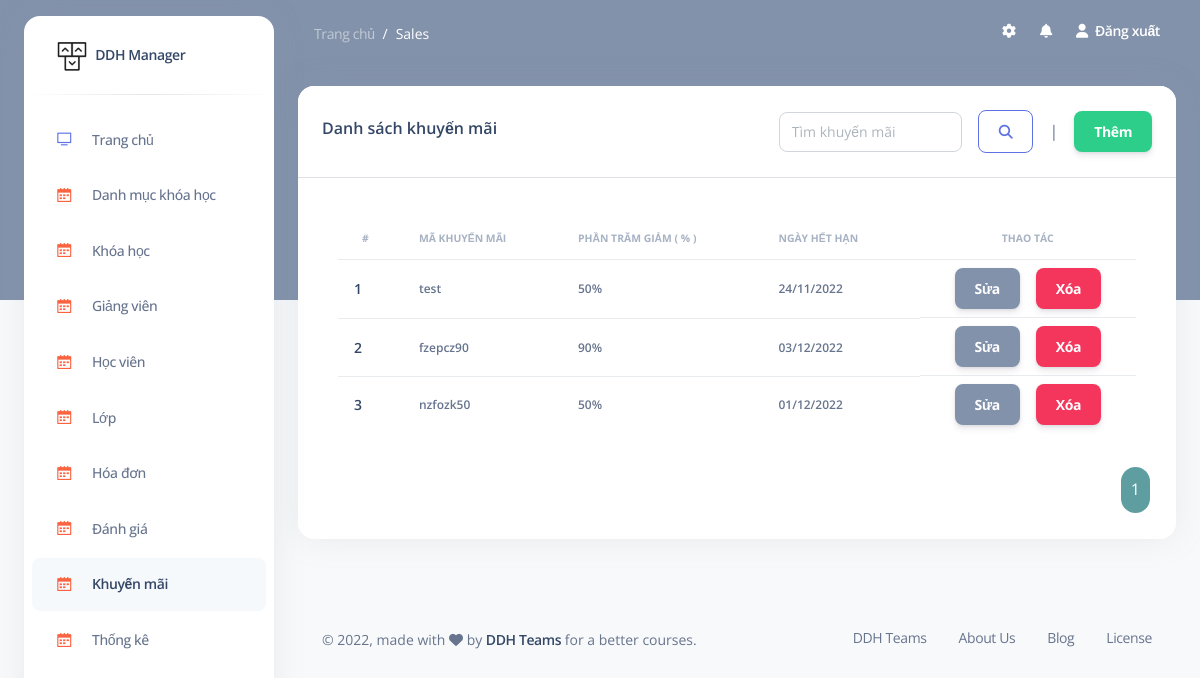
Page /admin/sales (signed in) on the committed database.
### tables this page shows
CREATE TABLE `sales` (
                         `id` int NOT NULL,
                         `sale_code` varchar(255) DEFAULT NULL,
                         `percent_discount` int DEFAULT NULL,
                         `time` date DEFAULT NULL
);

### models/process_db.php (called while the page is built, shortened)
<?php
    function connect(){
        $conn = null;
        try {
            $conn = new PDO("mysql:host=".DB_HOST.";dbname=".DB_NAME."", DB_USER, DB_PASS);
            $conn->setAttribute(PDO::ATTR_ERRMODE, PDO::ERRMODE_EXCEPTION);
        }catch(PDOException $e){
            echo "Connection failed: " . $e->getMessage();
        }
        return $conn;
    }
    function query($sql){
        $sql_args = array_slice(func_get_args(), 1);
        try {
            $stmt = connect()->prepare($sql);
            $stmt->execute($sql_args);
            $rows = $stmt->fetchAll();
            return $rows;
        } catch (PDOException $e) {
            throw $e;
        }
    }
    function query_one($sql){
        $sql_args = array_slice(func_get_args(), 1);
        try {
            $stmt = connect()->prepare($sql);
            $stmt->execute($sql_args);
            $row = $stmt->fetch(PDO::FETCH_ASSOC);
            return $row;
        } catch (PDOException $e) {
            throw $e;
        }
    }
?>

### views/admin/sales/read.php (the view, shortened to what this page needs)
<section class="container-fluid py-4">
    <div class="row">
        <div class="col-12">
            <div class="card mb-4">
                <div class="card-header border-bottom ">
                    <div class="d-flex justify-content-between align-items-center">
                        <h6>Danh sách khuyến mãi</h6>
                        <div class="d-flex justify-content-between align-items-center">
                            <form action="<?= SALES ?>" class="d-flex justify-content-center align-items-center">
                                <input type="search" name="s" class="form-control" placeholder="Tìm khuyến mãi" value="<?= isset($_GET['s']) ? $_GET['s'] : "" ?>">
                                <?php
                                    if(isset($_GET['s'])){
                                        echo '&emsp;<a class="btn btn-outline-primary" href="'.SALES.'">X</a>';
                                    }else {
                                        echo '&emsp;<button class="btn btn-outline-primary"><i class="fa-solid fa-magnifying-glass"></i></button>';
                                    }
                                ?>
                            </form>
                            &emsp;|&emsp;
                            <a class="btn btn-success m-0" href="<?= SALES ?>/create">Thêm</a>
                        </div>
                    </div>
                </div>
                <div class="card-body ">
                    <div class="table-responsive p-3">
                        <table class="table align-items-center " id="examplee">
                            <thead>
                            <tr>
                                <th class="text-uppercase text-secondary text-xxs font-weight-bolder opacity-7">#</th>
                                <th class="text-uppercase text-secondary text-xxs font-weight-bolder opacity-7 ps-2">Mã khuyến mãi</th>
                                <th class="text-uppercase text-secondary text-xxs font-weight-bolder opacity-7 ps-2">Phần trăm giảm ( % )</th>
                                <th class="text-uppercase text-secondary text-xxs font-weight-bolder opacity-7 ps-2">Ngày hết hạn</th>
                                <th class="text-center text-uppercase text-secondary text-xxs font-weight-bolder opacity-7">Thao tác</th>
                            </tr>
                            </thead>
                            <tbody>
                            <?php if(!empty($read_sale)){ ?>
                                <?php foreach ($read_sale as $keys => $values):?>
                                    <tr>
                                        <td>
                                            <div class="d-flex px-2 py-1">
                                                <div class="d-flex flex-column justify-content-center">
                                                    <h6 class="mb-0 text-sm"><?= $keys + 1 ?></h6>
                                                </div>
                                            </div>
                                        </td>
                                        <td><p class="text-xs font-weight-bold mb-0">
                                                <?= $values['sale_code']  ?>
                                            </p></td>
                                        <td>
                                            <p class="text-xs font-weight-bold mb-0">
                                                <?= $values['percent_discount'] ?>%
                                            </p>
                                        </td>
                                        <td><p class="text-xs font-weight-bold mb-0">
                                                <?= format_date($values['time']) ?>
                                            </p></td>
                                        <td class="align-middle text-center d-flex justify-content-center align-items-center">
                                            <span class="text-secondary text-xs font-weight-bold"><a class="btn btn-secondary m-0" href="<?= SALES ?>/update/<?= $values['id'] ?>">Sửa</a></span>&emsp;
                                            <span class="text-secondary text-xs font-weight-bold">
                                                <form action="<?= SALES ?>/destroy" method="post">
                                                    <button onclick="return confirm('Bạn muốn xóa khuyến mãi <?= $values['sale_code'] ?> ?')" class="btn btn-danger m-0">Xóa</button>
                                                </form>
                                            </span>
                                        </td>
                                    </tr>
                                <?php endforeach; ?>
                            <?php } ?>
                            </tbody>
                        </table>
                    </div>
                    <div class="paginationn">
                    </div>
                </div>
            </div>
        </div>
    </div>
</section>

### admin.php (style rules this page uses)
.btn { margin-bottom: 0 !important; }

### views/admin/sales/read.php (style rules this page uses)
.paginationn { display: flex; justify-content: flex-end; align-items: center; }

### rows in the picture
sales: sale_code "test", percent_discount "50", time "24/11/2022"
sales: sale_code "fzepcz90", percent_discount "90", time "03/12/2022"
sales: sale_code "nzfozk50", percent_discount "50", time "01/12/2022"

### other values in the picture
$_GET['module'] "Sales"
